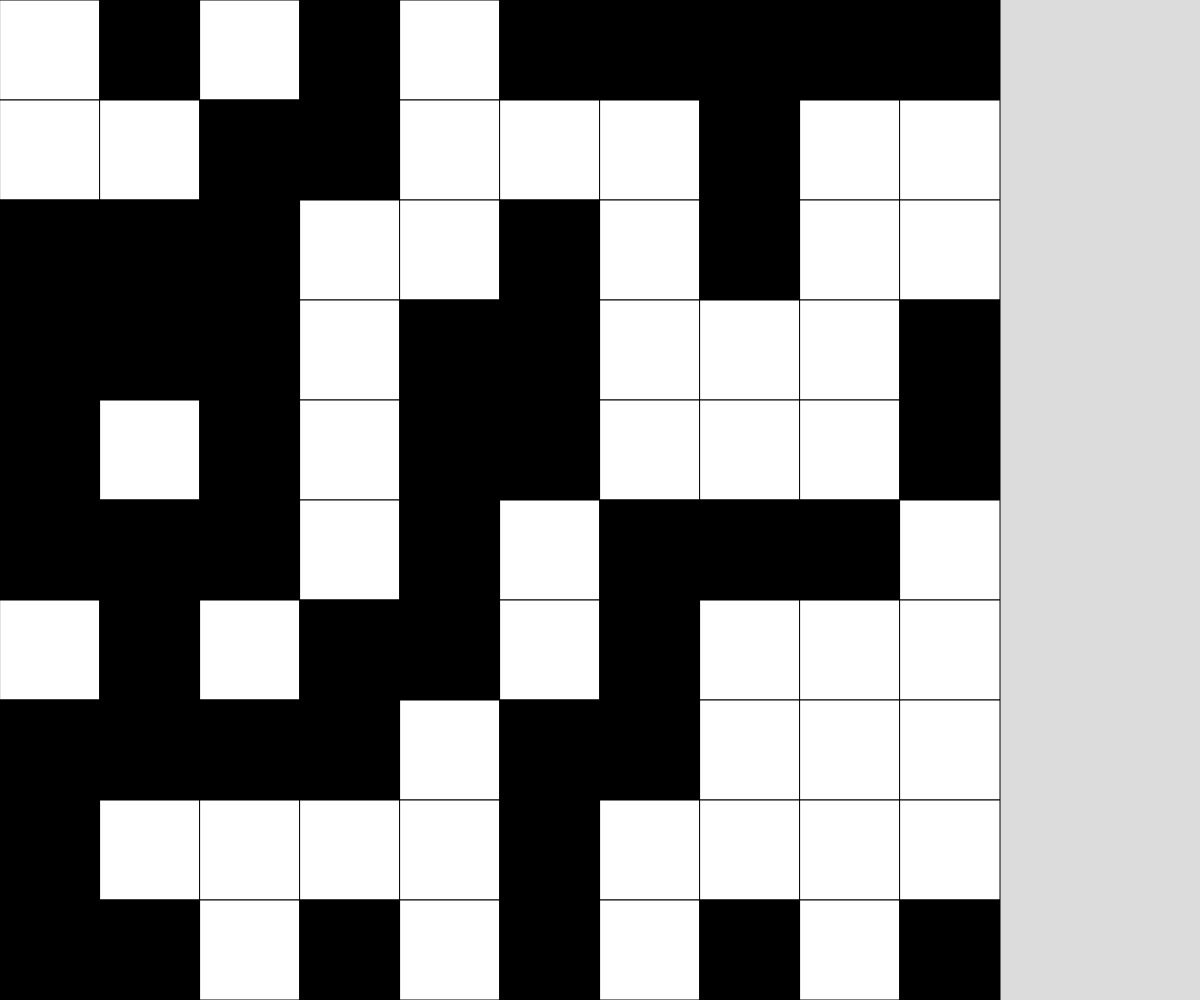
Frame 1 (no input)
Frame 60 (no input): identical to frame 1, image omitted
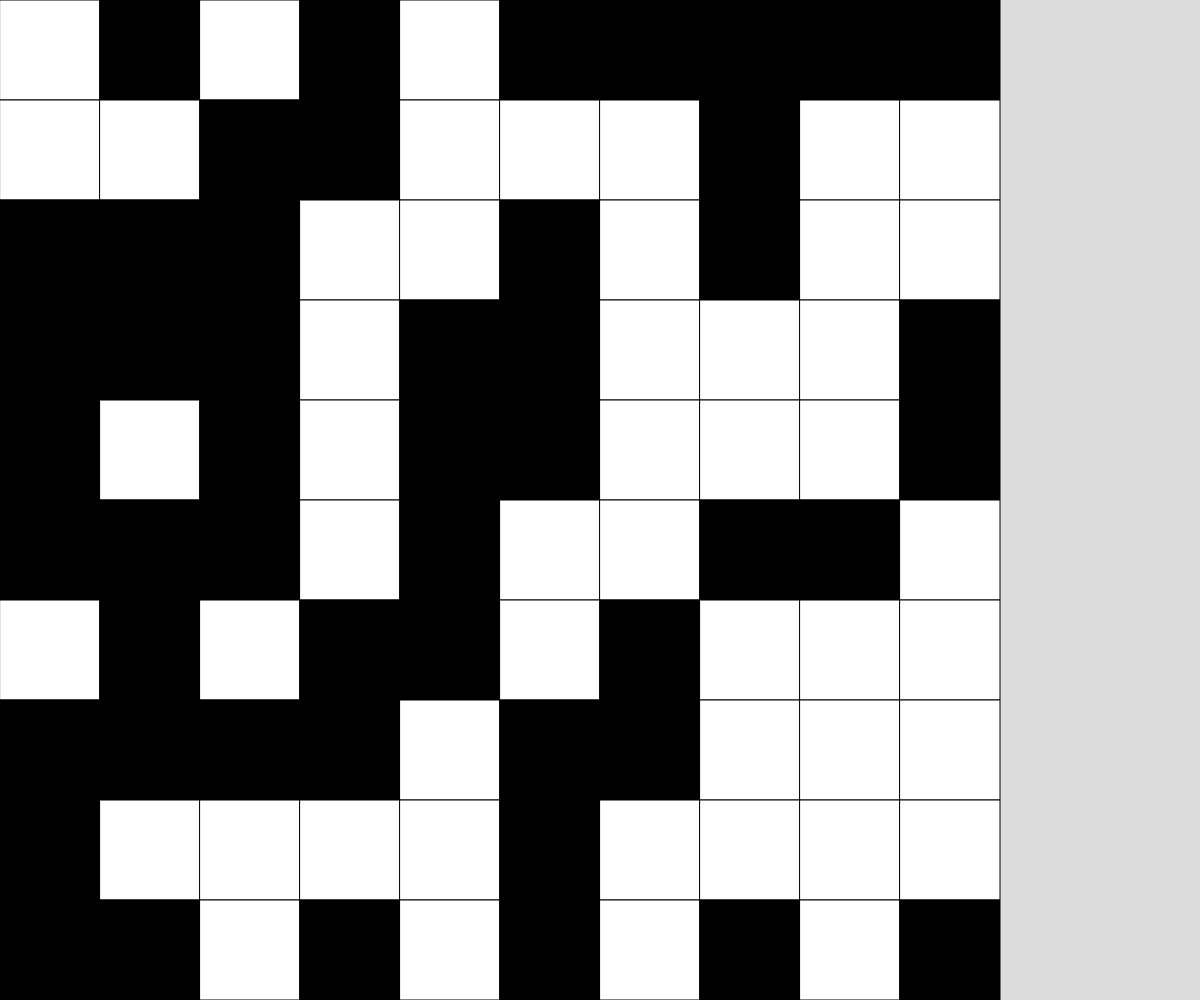
Frame 120 (the mouse pressed at the canvas centre since frame 60)

The p5.js sketch that drew these frames (run headless with seeded random() and noise() and a simulated clock; from frame 60 on, the mouse is pressed at the canvas centre):

// p5.js sketch
// ── sketch.js
// 2d array demo [drawing grid]
//20th march

// let grid = [[0,0,1,1],
//             [1,1,0,0],
//             [0,1,0,1],
//             [1,1,1,1]];

let grid;

const ROWS = 10; //will never change
const COLS = 10;
let cellsize;


function setup() {
  createCanvas(windowWidth, windowHeight);
  grid = createRandomGrid(ROWS,COLS);

  if (width<height){
    cellsize = width/ROWS;
  }
  else{
    cellsize = height/ROWS;
  }
}

function draw() {
  background(220);
  displayGrid();
}
function mousePressed(){
  let x = Math.floor(mouseX/cellsize);
  let y = Math.floor(mouseY/cellsize);

  if(grid[y][x]=== 0){
    grid [y][x] = 1;
  }
  else if(grid[y][x]=== 1){
    grid [y][x] = 0;
  }
}
function keyTyped(){
  if (key === "r"){
    grid = createRandomGrid(ROWS,COLS);
  }
}
function createRandomGrid(ROWS,COLS){
  let newGrid = [];
  for (let y = 0; y<ROWS; y++){
    newGrid.push([]);
    for (let x = 0; x<COLS;x++){
      if (random(100)<50){
        newGrid[y].push(1);
      }
      else{
        newGrid[y].push(0);
      }
    }
  }
  return newGrid;
}
function displayGrid(){
  for (let y= 0; y<ROWS; y++){
    for (let x = 0; x< COLS;x++){
      if (grid[y][x] === 1) {
        fill ("black");
      }
      else if (grid [y][x]=== 0){
        fill("white");
      }
      rect(x*cellsize,y*cellsize,cellsize,cellsize);
    }

  }
}
